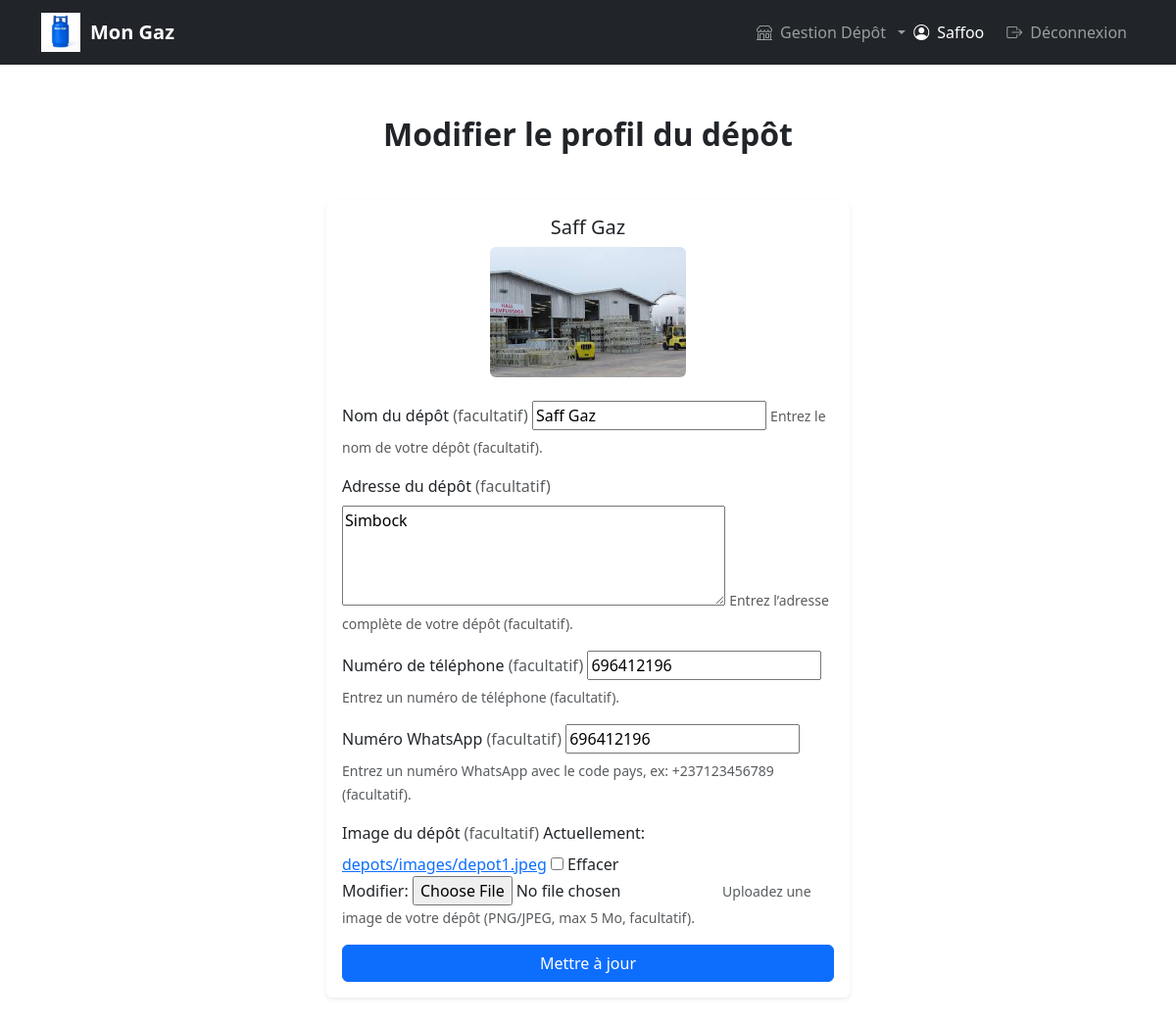
Before: /profil-depot/ (signed in) with the older database file.
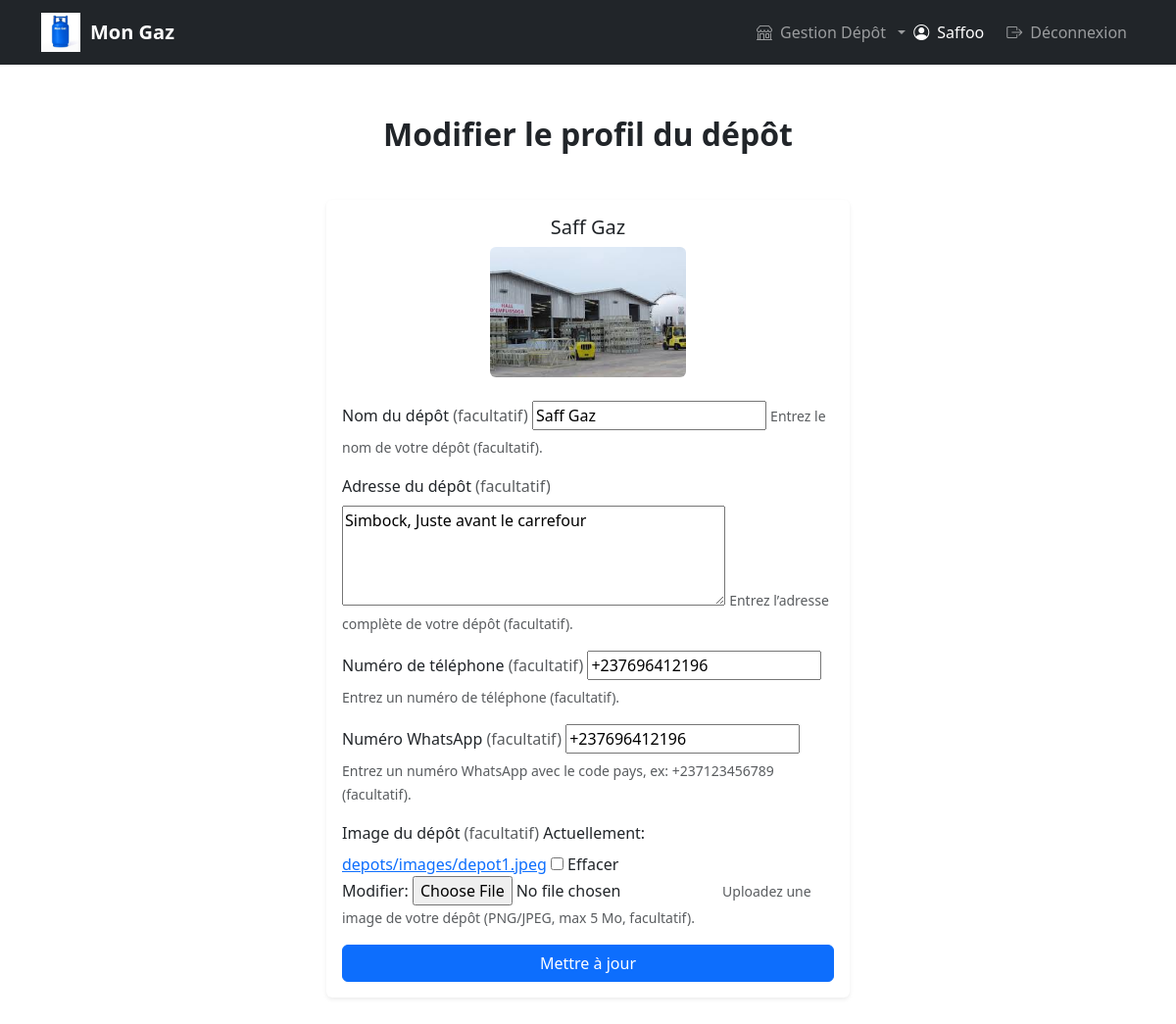
After: the same page with the newer database file.
### gestion_gaz/models.py (models this page shows, shortened)
class Depot(models.Model):
    nom = models.CharField(max_length=100)
    adresse = models.TextField()
    proprietaire = models.OneToOneField(User, on_delete=models.CASCADE, related_name='depot')
    date_creation = models.DateTimeField(auto_now_add=True)
    telephone = models.CharField(max_length=20, blank=True, null=True)
    whatsapp = models.CharField(max_length=20, blank=True, null=True)
    image = models.ImageField(upload_to='depots/images/', blank=True, null=True, help_text="Image du dépôt")

### gestion_gaz/views.py (the view)
# urls.py: path('profil-depot/', views.profil_depot, name='profil_depot'),
@login_required
def profil_depot(request):
    try:
        depot = request.user.depot
    except Depot.DoesNotExist:
        depot = None
    if request.method == 'POST':
        form = FormulaireProfilDepot(request.POST, request.FILES, instance=depot)
        if form.is_valid():
            if depot is None:
                depot = form.save(commit=False)
                depot.proprietaire = request.user
            else:
                for field in form.cleaned_data:
                    if form.cleaned_data[field] is not None and form.cleaned_data[field] != '':
                        setattr(depot, field, form.cleaned_data[field])
            depot.save()
            messages.success(request, "Profil du dépôt mis à jour avec succès.")
            return redirect('profil_depot')
        else:
            messages.error(request, "Erreur lors de la mise à jour du profil. Vérifiez les champs.")
    else:
        form = FormulaireProfilDepot(instance=depot)
    return render(request, 'profil_depot.html', {'form': form, 'depot': depot})

### gestion_gaz/forms.py (shortened to what this page needs)
class FormulaireProfilDepot(forms.ModelForm):
    class Meta:
        model = Depot
        fields = ['nom', 'adresse', 'telephone', 'whatsapp', 'image']
        labels = {
            'nom': 'Nom du dépôt',
            'adresse': 'Adresse du dépôt',
            'telephone': 'Numéro de téléphone',
            'whatsapp': 'Numéro WhatsApp',
            'image': 'Image du dépôt',
        }
        help_texts = {
            'nom': 'Entrez le nom de votre dépôt (facultatif).',
            'adresse': 'Entrez l’adresse complète de votre dépôt (facultatif).',
            'telephone': 'Entrez un numéro de téléphone (facultatif).',
            'whatsapp': 'Entrez un numéro WhatsApp avec le code pays, ex: +237123456789 (facultatif).',
            'image': 'Uploadez une image de votre dépôt (PNG/JPEG, max 5 Mo, facultatif).',
        }
        widgets = {
            'adresse': forms.Textarea(attrs={'rows': 4}),
        }
    def __init__(self, *args, **kwargs):
        super().__init__(*args, **kwargs)
        for field in self.fields:
            self.fields[field].required = False

### gestion_gaz/templates/profil_depot.html (shortened to what this page needs)
{% extends 'base.html' %}
{% load static %}
{% block contenu %}
<section class="py-5">
    <div class="container">
        <h2 class="text-center mb-5 fw-bold">Modifier le profil du dépôt</h2>
        <div class="row justify-content-center">
            <div class="col-md-8 col-lg-6">
                <div class="card shadow-sm border-0">
                    <div class="card-body">
                        {% if depot %}
                            <div class="text-center mb-4">
                                <h5>{{ depot.nom }}</h5>
                                {% if depot.image %}
                                    <img src="{{ depot.image.url }}" alt="{{ depot.nom }}" class="img-fluid rounded" style="max-width: 200px;">
                                {% endif %}
                            </div>
                        {% endif %}
                        <form method="post" enctype="multipart/form-data">
                            <div class="mb-3">
                                <label for="{{ form.nom.id_for_label }}" class="form-label">{{ form.nom.label }} <span class="text-muted">(facultatif)</span></label>
                                {{ form.nom }}
                                <small class="form-text text-muted">{{ form.nom.help_text }}</small>
                            </div>
                            <div class="mb-3">
                                <label for="{{ form.adresse.id_for_label }}" class="form-label">{{ form.adresse.label }} <span class="text-muted">(facultatif)</span></label>
                                {{ form.adresse }}
                                <small class="form-text text-muted">{{ form.adresse.help_text }}</small>
                            </div>
                            <div class="mb-3">
                                <label for="{{ form.telephone.id_for_label }}" class="form-label">{{ form.telephone.label }} <span class="text-muted">(facultatif)</span></label>
                                {{ form.telephone }}
                                <small class="form-text text-muted">{{ form.telephone.help_text }}</small>
                            </div>
                            <div class="mb-3">
                                <label for="{{ form.whatsapp.id_for_label }}" class="form-label">{{ form.whatsapp.label }} <span class="text-muted">(facultatif)</span></label>
                                {{ form.whatsapp }}
                                <small class="form-text text-muted">{{ form.whatsapp.help_text }}</small>
                            </div>
                            <div class="mb-3">
                                <label for="{{ form.image.id_for_label }}" class="form-label">{{ form.image.label }} <span class="text-muted">(facultatif)</span></label>
                                {{ form.image }}
                                <small class="form-text text-muted">{{ form.image.help_text }}</small>
                            </div>
                            <button type="submit" class="btn btn-primary w-100">Mettre à jour</button>
                        </form>
                    </div>
                </div>
            </div>
        </div>
    </div>
</section>
{% endblock %}

### gestion_gaz/templates/base.html (shortened to what this page needs)
<!DOCTYPE html>
<html lang="fr">
<head>
    <link href="https://cdn.jsdelivr.net/npm/bootstrap@5.3.2/dist/css/bootstrap.min.css" rel="stylesheet">
    <link href="https://cdn.jsdelivr.net/npm/bootstrap-icons/font/bootstrap-icons.css" rel="stylesheet">
    {% load static %}
</head>
<body>
    <nav class="navbar navbar-expand-lg navbar-dark bg-dark fixed-top">
        <div class="container">
            <a class="navbar-brand" href="{% url 'accueil' %}">
                <img src="{% static 'images/logo.jpg' %}" alt="Mon Gaz Logo" class="logo">
                Mon Gaz
            </a>
            <div class="collapse navbar-collapse" id="navbarNav">
                <ul class="navbar-nav ms-auto">
                    {% if user.is_authenticated %}
                        {% if user.depot %}
                            <li class="nav-item dropdown">
                                <a class="nav-link dropdown-toggle" href="#" id="depotMenu" role="button" data-bs-toggle="dropdown" aria-expanded="false">
                                    <i class="bi bi-shop"></i> Gestion Dépôt
                                </a>
                            </li>
                        {% else %}
                            <li class="nav-item">
                                <a class="nav-link" href="{% url 'recherche_gaz' %}"><i class="bi bi-search"></i> Rechercher Gaz</a>
                            </li>
                        {% endif %}
                        <li class="nav-item user-info">
                            <i class="bi bi-person-circle"></i>
                            <span>{{ user.username }}</span>
                        </li>
                        <li class="nav-item">
                            <a class="nav-link" href="{% url 'logout' %}"><i class="bi bi-box-arrow-right"></i> Déconnexion</a>
                        </li>
                    {% endif %}
                </ul>
            </div>
        </div>
    </nav>
    <div class="container">
        {% block contenu %}
        {% endblock %}
    </div>
</body>
</html>

### gestion_gaz/templates/base.html (style rules this page uses)
body { padding-top: 70px; }
.navbar-brand { font-weight: bold; display: flex; align-items: center; gap: 10px; }
.navbar-brand img { max-height: 40px; width: auto; }
.navbar-nav .nav-link { display: flex; align-items: center; gap: 8px; }
.user-info { color: #fff; margin-right: 15px; display: flex; align-items: center; gap: 8px; }

Changed rows visible on the page:
changed Depot "Saff Gaz": adresse "Simbock" → "Simbock, Juste avant le carrefour"; telephone "696412196" → "+237696412196"; whatsapp "696412196" → "+237696412196"
